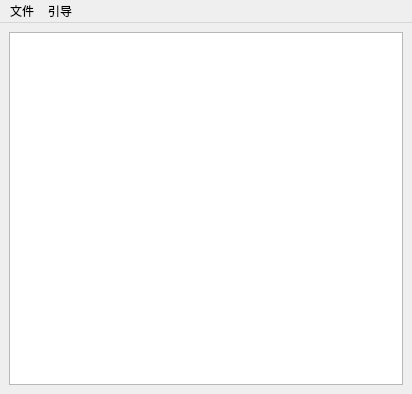
<?xml version="1.0" encoding="UTF-8"?>
<ui version="4.0">
 <class>MainWindow</class>
 <widget class="QMainWindow" name="MainWindow">
  <property name="geometry">
   <rect>
    <x>0</x>
    <y>0</y>
    <width>412</width>
    <height>394</height>
   </rect>
  </property>
  <property name="windowTitle">
   <string>主窗口</string>
  </property>
  <widget class="QWidget" name="centralwidget">
   <layout class="QGridLayout" name="gridLayout">
    <item row="0" column="0">
     <widget class="QTreeView" name="explorer_treeView"/>
    </item>
   </layout>
  </widget>
  <widget class="QMenuBar" name="menubar">
   <property name="geometry">
    <rect>
     <x>0</x>
     <y>0</y>
     <width>412</width>
     <height>31</height>
    </rect>
   </property>
   <widget class="QMenu" name="menuFile">
    <property name="title">
     <string>文件</string>
    </property>
    <addaction name="actionOpen"/>
    <addaction name="actionLoad_Selected_Guide"/>
    <addaction name="separator"/>
    <addaction name="actionSave_As"/>
    <addaction name="separator"/>
    <addaction name="actionClear"/>
   </widget>
   <widget class="QMenu" name="menuGuide">
    <property name="title">
     <string>引导</string>
    </property>
    <addaction name="actionBuild"/>
    <addaction name="separator"/>
    <addaction name="actionImport"/>
    <addaction name="actionImport_Partial"/>
    <addaction name="separator"/>
    <addaction name="actionDiff_Tool"/>
   </widget>
   <addaction name="menuFile"/>
   <addaction name="menuGuide"/>
  </widget>
  <action name="actionBuild">
   <property name="text">
    <string>构建</string>
   </property>
  </action>
  <action name="actionImport">
   <property name="text">
    <string>导入</string>
   </property>
  </action>
  <action name="actionImport_Partial">
   <property name="text">
    <string>部分导入</string>
   </property>
  </action>
  <action name="actionOpen">
   <property name="text">
    <string>打开</string>
   </property>
  </action>
  <action name="actionSave">
   <property name="text">
    <string>保存</string>
   </property>
  </action>
  <action name="actionSave_As">
   <property name="text">
    <string>另存为...</string>
   </property>
  </action>
  <action name="actionClear">
   <property name="text">
    <string>清除</string>
   </property>
  </action>
  <action name="actionDiff_Tool">
   <property name="text">
    <string>对比工具</string>
   </property>
  </action>
  <action name="actionLoad_Selected_Guide">
   <property name="text">
    <string>加载选中的引导</string>
   </property>
  </action>
 </widget>
 <resources/>
 <connections/>
</ui>
